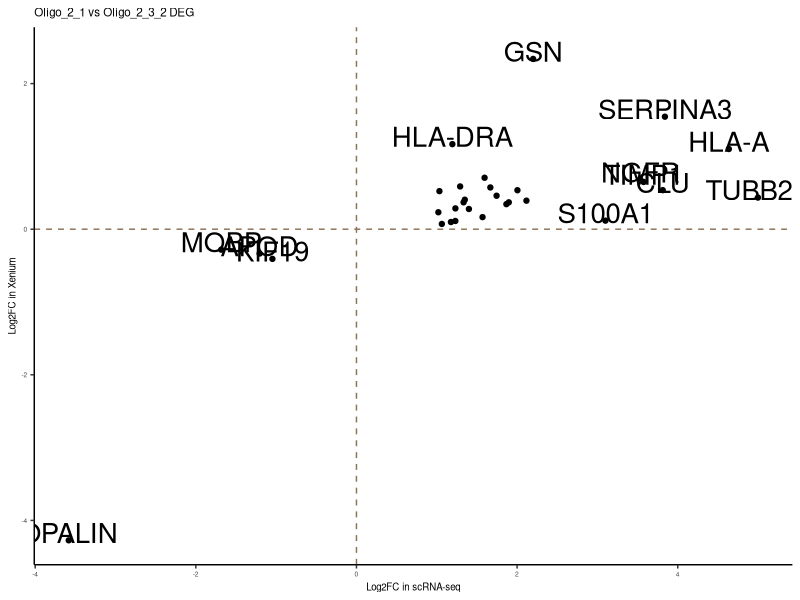

Here is the R script that generated this plot:
setwd('/media/user/disk21/completeAnalysis/')

data = read.csv('Oligo_2_1vsOligo_2_3_2xenium.csv')
num = which(data$select == 1)
data = data[num, ]

library(ggplot2)
data$log2FCsc = as.numeric(data$log2FCsc)
rownames(data) = data$gene

data$labels = ''
sel =  c('OPALIN', 'MOBP', 'APOD', 
         'KIF19', 'HLA-A', 'HLA-DRA',
         'GSN', 'SERPINA3', 'NGFR',
         'TIMP1', 'TUBB2B',
         'S100A1', 'CLU')
data[sel, 'labels'] = c('OPALIN', 'MOBP', 'APOD', 
                        'KIF19', 'HLA-A', 'HLA-DRA', 
                        'GSN', 'SERPINA3', 'NGFR',
                        'TIMP1', 'TUBB2B',
                        'S100A1', 'CLU')

pdf('Oligo_2_1vsOligo_2_3_2xenium_scatterplot.pdf', width = 20, height = 20)
ggplot(data, aes(x = log2FCsc, y = log2fcsqr, label = labels)) + geom_point() + 
  geom_hline(yintercept = 0, col = 'burlywood4', linetype = 'dashed') + 
  geom_vline(xintercept = 0, col = 'burlywood4', linetype = 'dashed') + 
  geom_text(nudge_x = 0, nudge_y = 0.1,
            check_overlap = F, size = 7, family = 'sans') + theme_classic() + 
  xlab('Log2FC in scRNA-seq') + ylab('Log2FC in Xenium') + 
  ggtitle('Oligo_2_1 vs Oligo_2_3_2 DEG') + 
  theme(text = element_text(size = 6, family = 'sans'),
        title = element_text(size = 7, family = 'sans'))
dev.off()
